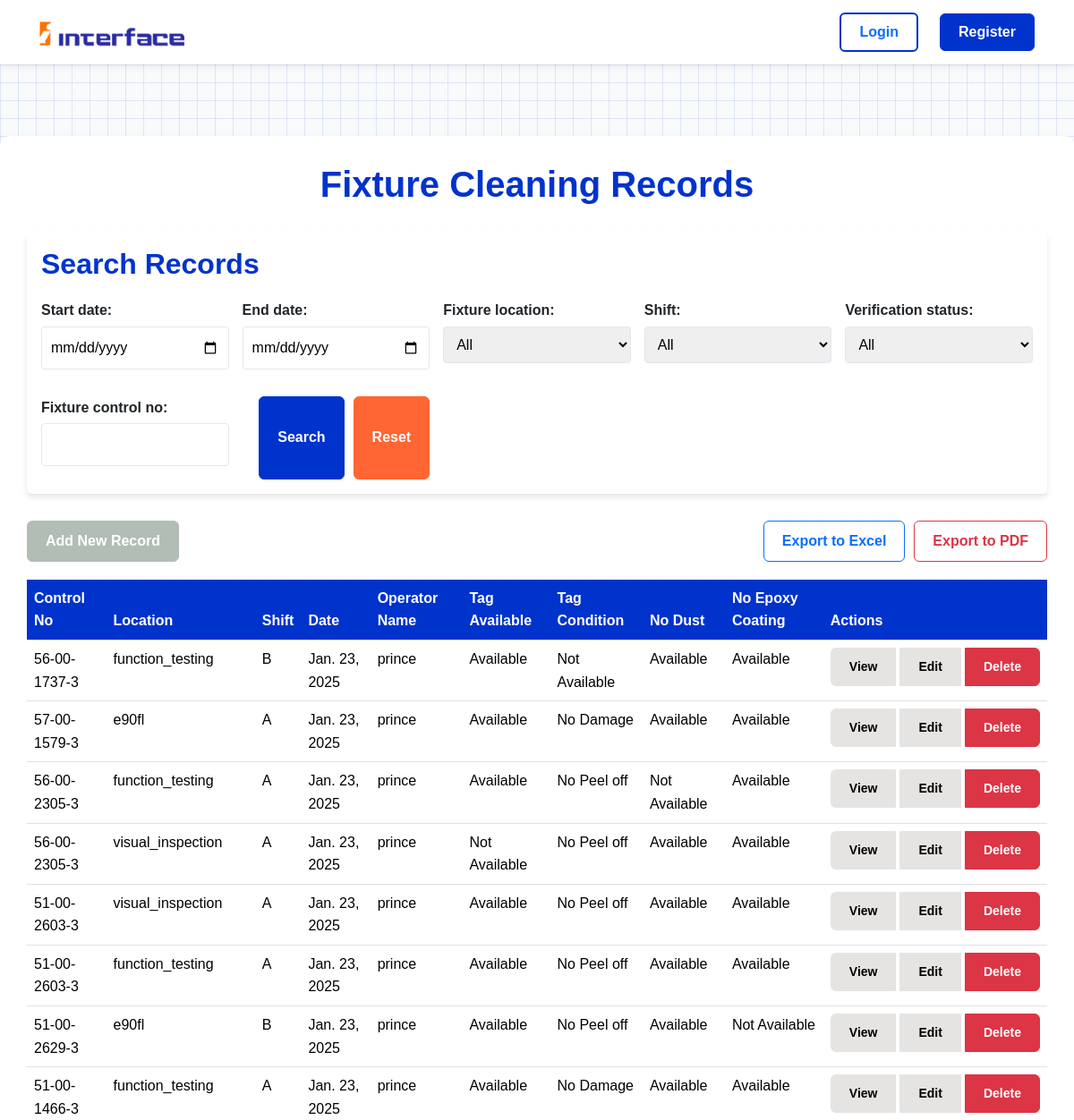
/screen/fixture/list/ (upper part), run on an earlier commit of the app's database.
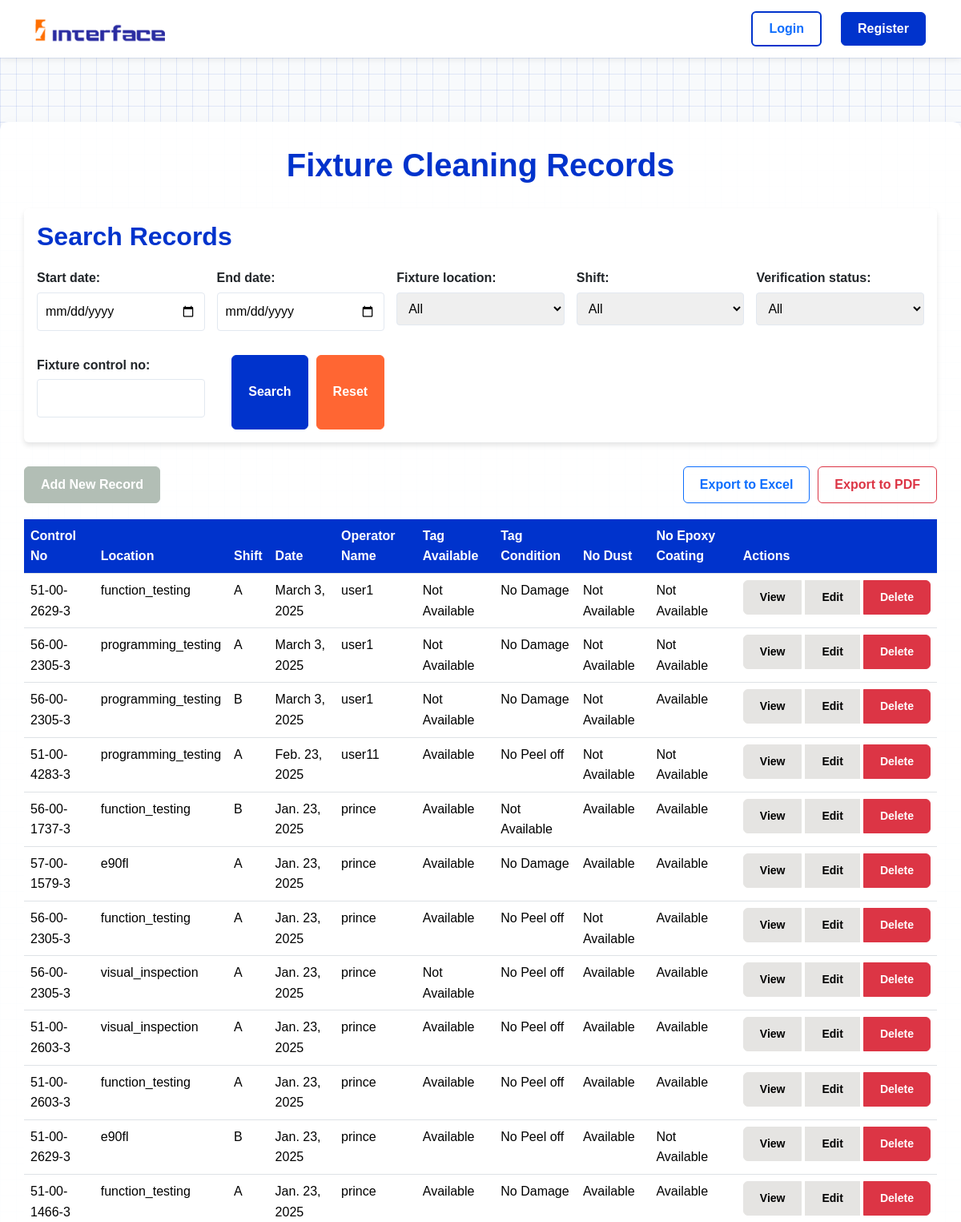
And on a later commit of the database.
### screen_app/models.py (models this page shows, shortened)
class FixtureCleaningRecord(models.Model):
    SHIFT_CHOICES = [
        ('A', 'A'),
        ('B', 'B'),
    ]
    FIXTURE_LOCATION = [
        ('visual_inspection', 'Visual Inspection'),
        ('programming_testing', 'Programming & Testing'),
        ('function_testing', 'Function Testing'),
        ('adhesive_application', 'Adhesive Application'),
        ('conformal_coating', 'Conformal Coating'),
        ('housing', 'Housing'),
        ('e90fl', 'E90FL'),
        ('dr_beck_epoxy', 'Dr. Beck Epoxy'),
        ('final_testing', 'Final Testing'),
    ]
    TAG_CHOICES = [
        ('Available', 'Available'),
        ('Not Available', 'Not Available'),
    ]
    TICK_CHOICES = [
        ('✔', 'OK'),
        ('✘', 'Not OK'),
        ('', 'Not Checked')
    ]
    modified_TAG_CHOICES =[
        ('No Peel off','NO PEEL OFF'),
        ('No Damage','NO DAMAGE'),
        ('Not Available', 'Not Available')
    ]
    station = models.CharField(max_length=100, blank=True)
    doc_number = models.CharField(max_length=20, default="QSF 12-16",null=True,blank=True)
    rev_number = models.CharField(max_length=20, default="Rev 00 ",null=True,blank=True)
    rev_date = models.DateField( null=True, blank=True)
    qsf_document = models.ForeignKey(QSF, on_delete=models.CASCADE, related_name='FixtureCleaningRecord',null=True,blank=True)
    process_machine=models.ForeignKey(ProcessMachineMapping,on_delete=models.CASCADE,related_name='FixtureCleaningRecord',null=True,blank=True)
    month_year = models.DateField(default=timezone.now, blank=True)
    shift = models.CharField(max_length=1, choices=SHIFT_CHOICES,blank=True,null=True)
    fixture_location = models.CharField(max_length=100, null=True, blank=True)
    fixture_control_no = models.CharField(max_length=100, null=True, blank=True)
    fixture_installation_date = models.DateField(default=timezone.now, blank=True)
    date = models.DateField(default=timezone.now,blank=True)
    time = models.TimeField(default=timezone.now,blank=True)
    operator_name = models.ForeignKey(User, on_delete=models.CASCADE, blank=True, null=True)
    verification_tag_available = models.CharField(max_length=25, choices=TAG_CHOICES)
    verification_tag_condition = models.CharField(max_length=250, choices=modified_TAG_CHOICES)
    no_dust_on_fixture = models.CharField(max_length=25, choices=TAG_CHOICES)
    no_epoxy_coating_on_fixture = models.CharField(max_length=25, choices=TAG_CHOICES)
    operator_signature = models.CharField(max_length=1, choices=TICK_CHOICES, default='✔',blank=True)
    supervisor_signature = models.CharField(max_length=1, choices=TICK_CHOICES, default='✘',blank=True)
    history = HistoricalRecords()
    class Meta:
        verbose_name = "Fixture Cleaning Record"
        verbose_name_plural = "Fixture Cleaning Records"

### screen_app/views.py (the view, shortened to what this page needs)
# urls.py: path('fixture/list/', ListFixtureCleaningRecordView.as_view(), name='list_fixture_cleaning_records'),
class ListFixtureCleaningRecordView(ListView):
    model = FixtureCleaningRecord
    template_name = 'fixture_records/list_fixture_cleaning_records.html'
    context_object_name = 'records'
    ordering = ['-date', '-time']
    def get(self, request, *args, **kwargs):
        export_format = request.GET.get('export')
        if export_format:
            queryset = self.get_filtered_queryset()
            return self.export_data(queryset, export_format)
        return super().get(request, *args, **kwargs)
    def get_context_data(self, **kwargs):
        context = super().get_context_data(**kwargs)
        context['search_form'] = FixtureCleaningRecordSearchForm(self.request.GET)
        return context
    def get_filtered_queryset(self):
        queryset = self.model.objects.all().order_by(*self.ordering)
        form = FixtureCleaningRecordSearchForm(self.request.GET)
        if form.is_valid():
            if start_date := form.cleaned_data.get('start_date'):
                queryset = queryset.filter(date__gte=start_date)
            if end_date := form.cleaned_data.get('end_date'):
                queryset = queryset.filter(date__lte=end_date)
            if fixture_location := form.cleaned_data.get('fixture_location'):
                queryset = queryset.filter(fixture_location=fixture_location)
            if shift := form.cleaned_data.get('shift'):
                queryset = queryset.filter(shift=shift)
            if verification_status := form.cleaned_data.get('verification_status'):
                queryset = queryset.filter(
                    Q(verification_tag_available=verification_status) |
                    Q(verification_tag_condition=verification_status)
                )
            if fixture_control_no := form.cleaned_data.get('fixture_control_no'):
                queryset = queryset.filter(fixture_control_no__icontains=fixture_control_no)
        return queryset
    def get_queryset(self):
        return self.get_filtered_queryset()

### screen_app/forms.py
class FixtureCleaningRecordSearchForm(forms.Form):
    start_date = forms.DateField(required=False, widget=forms.DateInput(attrs={'type': 'date'}))
    end_date = forms.DateField(required=False, widget=forms.DateInput(attrs={'type': 'date'}))
    fixture_location = forms.ChoiceField(choices=[('', 'All')] + FixtureCleaningRecord.FIXTURE_LOCATION, required=False)
    shift = forms.ChoiceField(choices=[('', 'All')] + FixtureCleaningRecord.SHIFT_CHOICES, required=False)
    verification_status = forms.ChoiceField(
        choices=[('', 'All'), ('Available', 'Available'), ('Not Available', 'Not Available')],
        required=False
    )
    fixture_control_no = forms.CharField(required=False)

### screen_app/templates/fixture_records/list_fixture_cleaning_records.html (shortened to what this page needs)
{% extends "base.html" %}
{% block content %}
<div class="background-container">
    <div class="container content-container">
        <h1 class="page-title">Fixture Cleaning Records</h1>
        <div class="card search-card">
            <div class="card-body">
                <h2 class="card-title">Search Records</h2>
                <form method="get" class="search-form">
                    {{ search_form.as_p }}
                    <div class="button-group">
                        <button type="submit" class="btn btn-primary">Search</button>
                        <button type="reset" class="btn btn-secondary">Reset</button>
                    </div>
                </form>
            </div>
        </div>
        <div class="action-container">
            <a href="{% url 'add_fixture_cleaning_record' %}" class="btn btn-success">Add New Record</a>
            <div class="export-buttons">
                <a href="?{{ request.GET.urlencode }}&export=excel" class="btn btn-outline-primary">Export to Excel</a>
                <a href="?{{ request.GET.urlencode }}&export=pdf" class="btn btn-outline-danger">Export to PDF</a>
            </div>
        </div>
        {% if records %}
            <div class="table-responsive">
                <table class="table table-hover">
                    <thead>
                        <tr>
                            <th>Control No</th>
                            <th>Location</th>
                            <th>Shift</th>
                            <th>Date</th>
                            <th>Operator Name</th>
                            <th>Tag Available</th>
                            <th>Tag Condition</th>
                            <th>No Dust</th>
                            <th>No Epoxy Coating</th>
                            <th>Actions</th>
                        </tr>
                    </thead>
                    <tbody>
                        {% for record in records %}
                        <tr>
                            <td>{{ record.fixture_control_no }}</td>
                            <td>{{ record.fixture_location }}</td>
                            <td>{{ record.shift }}</td>
                            <td>{{ record.date }}</td>
                            <td>{{ record.operator_name.username }}</td>
                            <td>{{ record.verification_tag_available }}</td>
                            <td>{{ record.verification_tag_condition }}</td>
                            <td>{{ record.no_dust_on_fixture }}</td>
                            <td>{{ record.no_epoxy_coating_on_fixture }}</td>
                            <td>
                                <div class="btn-group" role="group">
                                    <a href="{% url 'fixture_cleaning_record_detail' record.pk %}" class="btn btn-sm btn-info">View</a>
                                    <a href="{% url 'update_fixture_cleaning_record' record.pk %}" class="btn btn-sm btn-warning">Edit</a>
                                    <a href="{% url 'delete_fixture_cleaning_record' record.pk %}" class="btn btn-sm btn-danger">Delete</a>
                                </div>
                            </td>
                        </tr>
                        {% endfor %}
                    </tbody>
                </table>
            </div>
        {% else %}
            <p class="no-records">No records found.</p>
        {% endif %}
    </div>
</div>
{% endblock content %}

What changed in the data, as far as the page shows it:
added FixtureCleaningRecord: fixture_control_no "51-00-2629-3", fixture_location "function_testing", shift "A", date "March 3, 2025", operator_name.username "user1", verification_tag_available "Not Available", verification_tag_condition "No Damage", no_dust_on_fixture "Not Available", no_epoxy_coating_on_fixture "Not Available"
added FixtureCleaningRecord: fixture_control_no "56-00-2305-3", fixture_location "programming_testing", shift "A", date "March 3, 2025", operator_name.username "user1", verification_tag_available "Not Available", verification_tag_condition "No Damage", no_dust_on_fixture "Not Available", no_epoxy_coating_on_fixture "Not Available"
added FixtureCleaningRecord: fixture_control_no "56-00-2305-3", fixture_location "programming_testing", shift "B", date "March 3, 2025", operator_name.username "user1", verification_tag_available "Not Available", verification_tag_condition "No Damage", no_dust_on_fixture "Not Available", no_epoxy_coating_on_fixture "Available"
added FixtureCleaningRecord: fixture_control_no "51-00-4283-3", fixture_location "programming_testing", shift "A", date "Feb. 23, 2025", operator_name.username "user11", verification_tag_available "Available", verification_tag_condition "No Peel off", no_dust_on_fixture "Not Available", no_epoxy_coating_on_fixture "Not Available"
